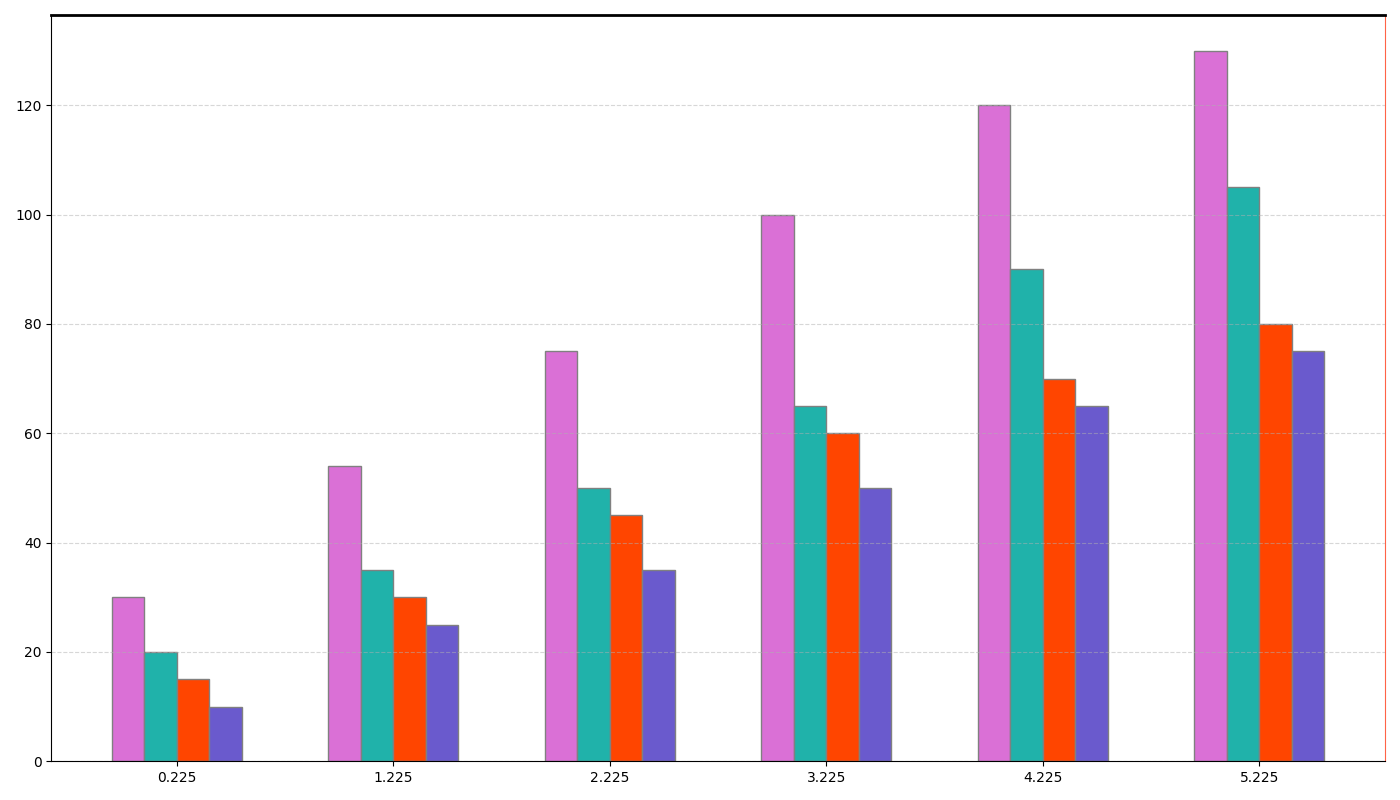

This figure's Python source:
import matplotlib.pyplot as plt
import numpy as np

years = ['2020', '2021', '2022', '2023', '2024', '2025']
agencies = ['StarVoyager', 'CosmoWay', 'GalacticExpeditions', 'AstroAdventures']
ticket_sales = [
    [30, 54, 75, 100, 120, 130],  # StarVoyager
    [20, 35, 50, 65, 90, 105],    # CosmoWay
    [15, 30, 45, 60, 70, 80],     # GalacticExpeditions
    [10, 25, 35, 50, 65, 75]      # AstroAdventures
]

fig, ax = plt.subplots(figsize=(14, 8))
bar_width = 0.15
x_pos = np.arange(len(years))

colors = ['#DA70D6', '#20B2AA', '#FF4500', '#6A5ACD']

bars = []
for i, agency_sales in enumerate(ticket_sales):
    bars.append(ax.bar(x_pos + i * bar_width, agency_sales, width=bar_width, color=colors[i], edgecolor='grey'))

ax.set_xticks(x_pos + bar_width * 1.5)

ax.yaxis.grid(True, linestyle='--', alpha=0.5)
ax.spines['top'].set_linewidth(2)
ax.spines['right'].set_color('#FF6347')

plt.tight_layout()
plt.show()
